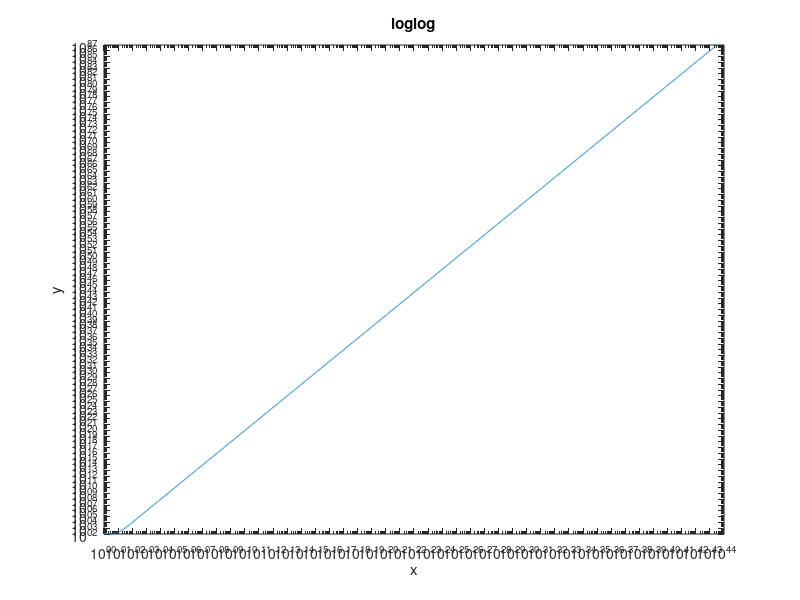

Write the MATLAB code that produced this figure.
clear all
clc
t=[0:.01:100]
x=exp(t)
y=100+exp(2*t)
plot(x,y,'r')
loglog(x,y)
xlabel('x')
ylabel('y')
title('loglog')